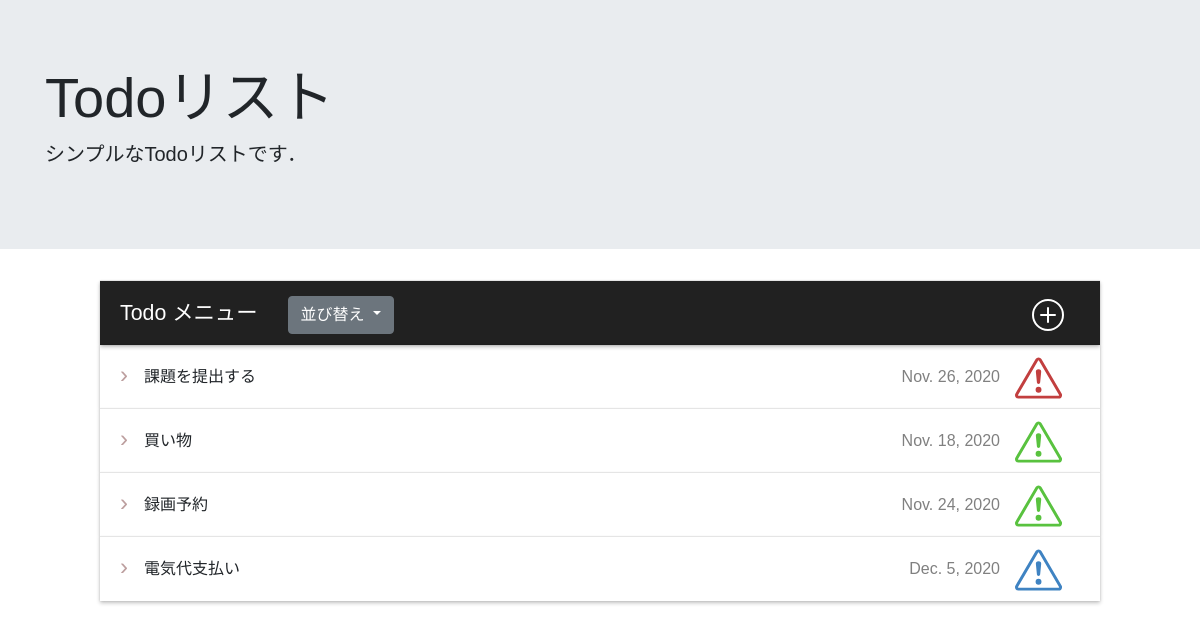
The page /list/title on the database its author committed.
### todo/models.py (models this page shows, shortened)
class TodoModel(models.Model):
    title = models.CharField(max_length=100)
    memo = models.TextField()
    priority = models.CharField(
        max_length = 50,
        choices = PRIORITY,
        default = 'high',
    )
    duedate = models.DateField()

### todo/views.py (the view)
# urls.py: path('list/', TodoList.as_view(), name='list'),
class TodoList(ListView):
    template_name = 'list.html'
    model = TodoModel
    def get_queryset(self):
        sort = self.kwargs.get('sort', 'duedate')
        if sort=='title':
            return super().get_queryset().order_by('title')
        elif sort=='duedate':
            return super().get_queryset().order_by('duedate')
        elif sort=='priority':
            return super().get_queryset().order_by('priority')
        else:
            return super().get_queryset()

### templates/list.html (shortened to what this page needs)
{% extends 'base.html' %}
{% load static %}
{% block customcss %}
<link rel='stylesheet' type='text/css' href="{% static 'list.css' %}">
{% endblock customcss %}
{% block header %}
<div class="jumbotron jumbotron-fluid">
    <div class="container">
        <h1 class="display-4">Todoリスト</h1>
        <p class="lead">シンプルなTodoリストです．</p>
    </div>
</div>
{% endblock header %}
{% block content %}
<nav class="accordion arrows">
    <header class="box">
        <label for="acc-close" class="box-title">
            <a class='title'>Todo メニュー</a>
            <div class="sort-menu">
                <div class="btn-group" role="group">
                    <button id="btnGroupDrop1" type="button" class="btn btn-secondary dropdown-toggle" data-toggle="dropdown" aria-haspopup="true" aria-expanded="false">
                    並び替え
                    </button>
                </div>
            </div>
            <a href="{% url 'create' %}" tabindex="-1" role="button" aria-disabled="true" class='add'>
            </a>
        </label>
    </header>
    {% for item in object_list %}
    <section class="box">
        <label class="box-title" for="cb{{ item.pk }}">
            <a class="title">{{ item.title }}</a>
            <a class="duedate">{{ item.duedate }}</a>
            <a class="priority-icon-{{ item.priority }}">
            </a>
        </label>
    </section>
    {% endfor %}
</nav>
{% endblock content %}

### static/list.css (style rules this page uses)
body { font-family: 'Noto Sans JP', sans-serif; }
.accordion { margin: auto; width: 1000px; }
.box { position: relative; background: white; height: 64px; transition: all .15s ease-in-out; }
.box::before { content: ''; position: absolute; display: block; top: 0; bottom: 0; left: 0; right: 0; pointer-events: none; box-shadow: 0 -1px 0 #e5e5e5,0 0 2px rgba(0,0,0,.12),0 2px 4px rgba(0,0,0,.24); }
header.box { background:rgba(0,0,0,.87); z-index: 100; cursor: initial; box-shadow: 0 -1px 0 #e5e5e5,0 0 2px -2px rgba(0,0,0,.12),0 2px 4px -4px rgba(0,0,0,.24); }
header .box-title { width: 100%; margin: 0; font-weight: normal; font-size: 16pt; color: white; cursor: initial; display: flex; }
header .box-title .title { flex-grow: 0; padding-right: 30px; text-align: left; }
header .sort-menu { flex-grow: 1; align-self: auto; text-align: left; }
header .box-title .add { flex-grow: 1; align-self: auto; text-align: right; }
.box-title { width: calc(100% - 40px); height: 64px; line-height: 64px; padding: 0 20px; display: flex; cursor: pointer; -webkit-touch-callout: none;-webkit-user-select: none;-khtml-user-select: none;-moz-user-select: none;-ms-user-select: none;user-select: none; }
.box-title .title { flex-grow: 1; align-self: auto; display: inline; text-align: left; }
.box-title .duedate { flex-grow: 1; align-self: auto; display: inline; color: gray; text-align: right; }
.box-title .priority-icon-high { height: 64px; width: 80px; text-align: center; color: rgb(194, 63, 63); }
.box-title .priority-icon-normal { height: 64px; width: 80px; text-align: center; color: rgb(89, 194, 63); }
.box-title .priority-icon-low { height: 64px; width: 80px; text-align: center; color: rgb(63, 131, 194); }
.arrows section .box-title { padding-left: 44px; width: 100%; }
.arrows section .box-title:before { position: absolute; display: block; content: '\203a'; font-size: 18pt; left: 20px; top: -2px; transition: transform .15s ease-in-out; color: rgba(131, 75, 75, 0.54); }

### rows shown on the page
TodoModel: title "課題を提出する", duedate "Nov. 26, 2020"
TodoModel: title "買い物", duedate "Nov. 18, 2020"
TodoModel: title "録画予約", duedate "Nov. 24, 2020"
TodoModel: title "電気代支払い", duedate "Dec. 5, 2020"
